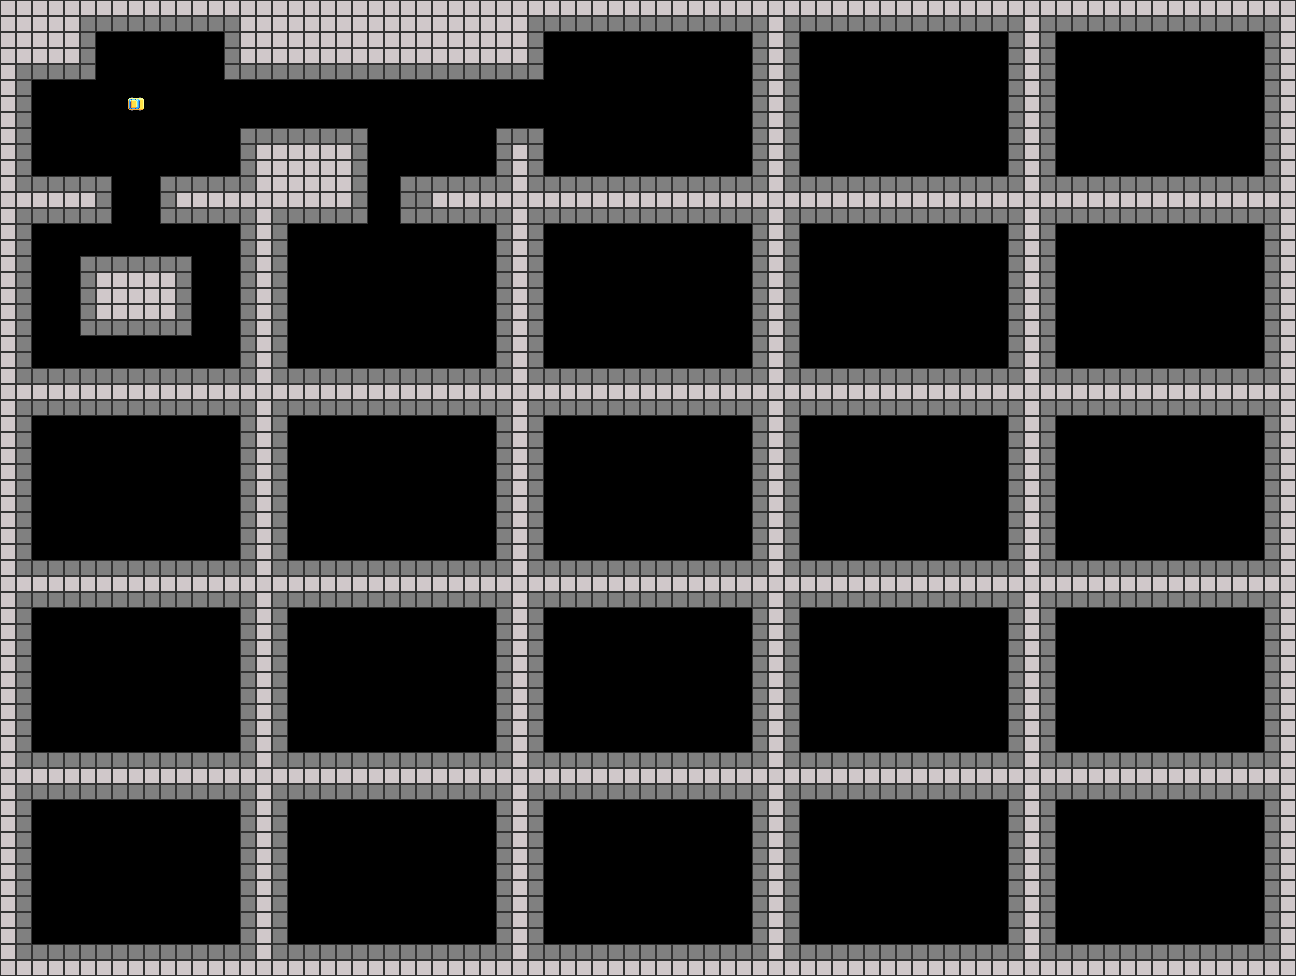

The image is a tile-based game level rendered from a .tmx file. Its description and source (layers, tilesets, objects; grid data summarised) follow:
An orthogonal 81x61 tile map with 16x16 px tiles, 1 tile layer (main).

<map version="1.0" tiledversion="1.0.2" orientation="orthogonal" renderorder="right-down" width="81" height="61" tilewidth="16" tileheight="16" nextobjectid="1">
 <properties>
  <property name="name" value="dungeon1" />
  <property name="tileset" value="default" />
  <property name="type" value="dungeon" />
 </properties>
 <tileset firstgid="1" source="editor.tsx" />
 <layer name="main" width="81" height="61">
  <data>[4941 cells, 2088 non-empty, 3 distinct tile ids]</data>
 </layer>
</map>